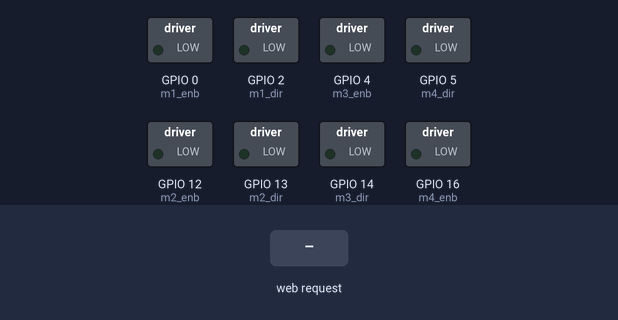
This sketch was run on a simulated ESP8266 (NodeMCU). Parts: switched loads named in the sketch (green lamp = pin HIGH). The test bench sets the inputs (shaded band).

Above: at 1.2 s.
1.3 s: HTTP request GET /forward received
At 1.8 s:
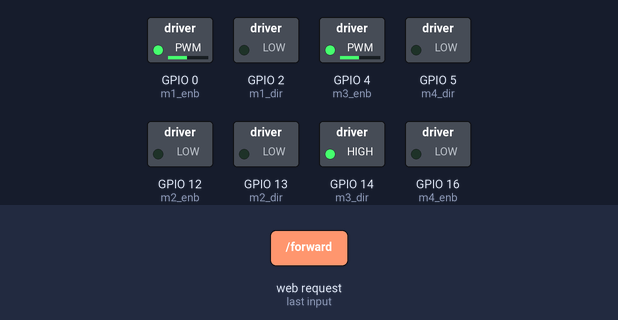
2.8 s: HTTP request GET /backward received
At 4.0 s:
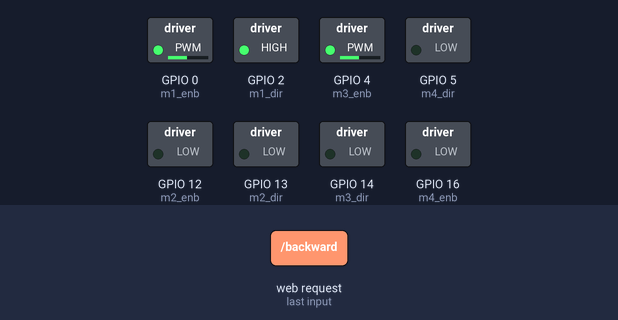
4.3 s: HTTP request GET /left received
At 5.2 s:
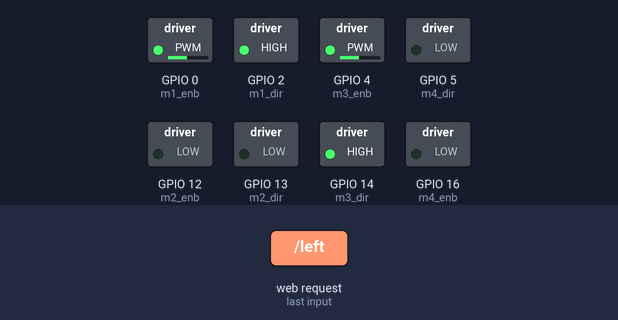
5.8 s: HTTP request GET /right received
At 6.4 s:
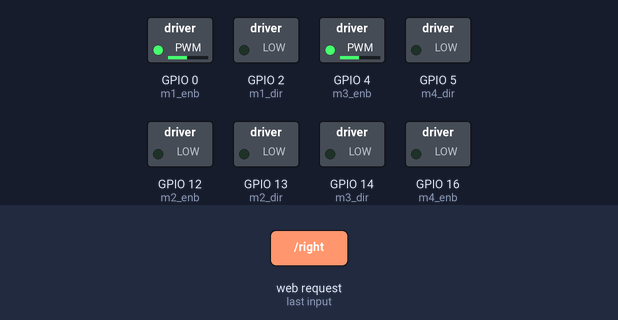
7.3 s: HTTP request GET /motorSecondOn received
At 8.5 s:
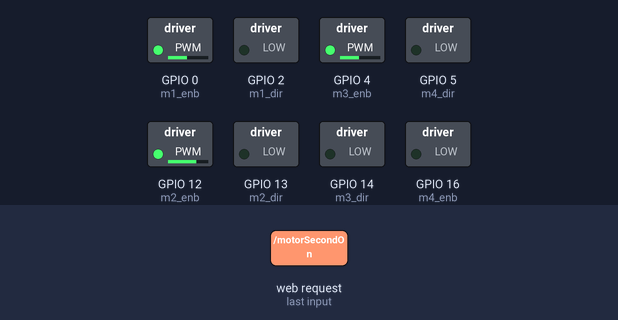
8.8 s: HTTP request GET /stop received
At 9.9 s:
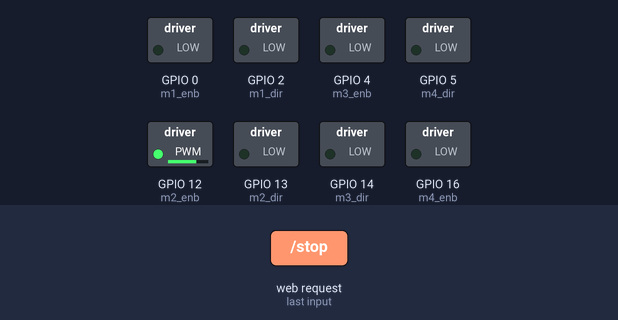
Timing chart, 0 to 11.3 s (numbered marks = the images above; inputs shaded):
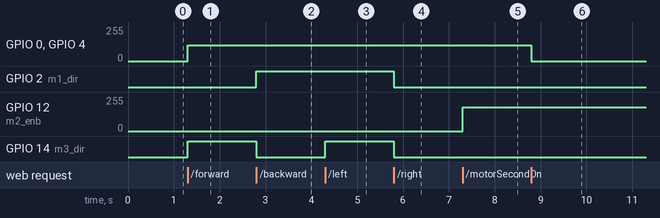

The sketch:

deTeamTen_wifiControl.ino
```cpp
#include <ESP8266WiFi.h>
#include <ESPAsyncWebServer.h>
#include <ESPAsyncTCP.h>

#ifndef APSSID
#if __has_include("secrets.h")
#include "secrets.h"
#else
#define APSSID "CHANGE_ME"
#define APPSK  "CHANGE_ME_1234"
#endif
#endif

/* Set these to your desired credentials. */
const char *ssid = APSSID; //APSSID
const char *password = APPSK; //APPSK

AsyncWebServer server(80);

int speed = 120; //PWM: 0~1023
int speedMotor2 = 180;
int speedMotor4 = 600;

// DC모터 드라이버 연결 핀
#define m1_dir  2 //gpio2, d9
#define m1_enb  0 //gpio0, d8
#define m2_dir  13 //gpio13, d7
#define m2_enb  12 //gpio12, d6
#define m3_dir  14 //gpio14, d5
#define m3_enb  4 //gpio4, d4
#define m4_dir  5 //gpio5, d3
#define m4_enb  16 //gpio16, d2

static int val1=2;
static int val2=2;
static int val3=2;
static int val4=2;

void updateMotors();
void m1_goForward(int nSpeed);
void m1_goBackward(int nSpeed);
void m1_stop();
void m2_goForward(int nSpeed);
void m2_goBackward(int nSpeed);
void m2_stop();
void m3_goForward(int nSpeed);
void m3_goBackward(int nSpeed);
void m3_stop();
void m4_goForward(int nSpeed);
void m4_goBackward(int nSpeed);
void m4_stop();

void setup() {
  WiFi.softAP(ssid, password);

  IPAddress myIP = WiFi.softAPIP();

  pinMode(m1_dir, OUTPUT); // m1_dir
  pinMode(m1_enb, OUTPUT); // m1_enb
  pinMode(m2_dir, OUTPUT); // m2_dir
  pinMode(m2_enb, OUTPUT); // m2_enb
  pinMode(m3_dir, OUTPUT); // m3_dir
  pinMode(m3_enb, OUTPUT); // m3_enb
  pinMode(m4_dir, OUTPUT); // m4_dir
  pinMode(m4_enb, OUTPUT); // m4_enb

  server.on("/", HTTP_GET, [](AsyncWebServerRequest *request) {
    String html = "<!DOCTYPE html><html><head><meta name=\"viewport\" content=\"width=device-width, initial-scale=1\">";
    html += "<title>TEAM10</title>";
    html += "<link rel=\"icon\" href=\"data:,\">";

    html += "<style>html { font-family: Helvetica; display: inline-block; margin: 0px auto; text-align: center;}";
    html += "body {width: 100vw;height: 100vh;display: flex;flex-direction: column;justify-content: space-around;align-items: center;}";
    html += ".button-grid {width: 100%;display: flex;flex-direction: row;justify-content: space-around;align-items: center;}";
    html += ".button-control {width: 220px;height: 220px;display: flex;flex-direction: column;align-items: center;}";
    html += ".buttonRow {height: 28%;flex: 1;}";
    html += "button {background-color: #4caf50;width: 20%;height: 90%;text-align: center;line-height: 90%;border: none;color: white;margin: 4px;padding: 10px 30px;}";
    html += ".button-onoff {height: 100%;display: flex;flex-direction: column;justify-content: space-between;align-items: center;}";
    html += ".button-onoff > span {width: 40%;height: 100%;text-align: center;}";
    html += ".motor2,.motor4 {width: 80px;height: 30px;padding: 4px;background-color: #415aff6b;font-weight: bolder;color: #d8d8d8;display: flex;flex-direction: row;justify-content: space-between;align-items: center;}";
    html += ".motor4 {background-color: #ff59009e;}";
    html += ".oN {color: #fff;}";
    html += ".oF {flex: 0.8;height: 100%;display: flex;align-items: center;justify-content: center;}";
    html += ".motor2 > .oN {background-color: #415aff;flex: 0.8;height: 100%;display: flex;align-items: center;justify-content: center;}";
    html += ".motor4 > .oN {background-color: #ff5900;flex: 0.8;height: 100%;display: flex;align-items: center;justify-content: center;}";
    html += "</style>";

    html += "<script>function sendRequest(url) { var xhr = new XMLHttpRequest(); xhr.open('GET', url, true); xhr.send(); }</script>";

    html += "<h4>Team10</h4>";
    html += "<div class='button-grid'>";
    html += "<div class='button-control'>";
    html += "<div class='buttonRow'>";
    html += "<div></div>";
    html += "<button class='button' onclick='sendRequest(\"/forward\")'>F</button>";
    html += "<div></div>";
    html += "</div>";
    html += "<div class='buttonRow'>";
    html += "<button class='button' onclick='sendRequest(\"/left\")'>L</button>";
    html += "<button class='button' onclick='sendRequest(\"/stop\")'>S</button>";
    html += "<button class='button' onclick='sendRequest(\"/right\")'>R</button>";
    html += "</div>";
    html += "<div class='buttonRow'>";
    html += "<div></div>";
    html += "<button class='button' onclick='sendRequest(\"/backward\")'>B</button>";
    html += "<div></div>";
    html += "</div>";
    html += "</div>";
    html += "<div class='button-onoff'>";
    html += "<div class='motor2'>";
    html += "<span class='oN' onclick='sendRequest(\"/motorSecondOn\")'>ON</span>";
    html += "<span class='oF' onclick='sendRequest(\"/motorSecondOFF\")'>OFF</span>";
    html += "</div>";
    html += "<div class='motor4'>";
    html += "<span class='oN' onclick='sendRequest(\"/motorFourthOn\")'>ON</span>";
    html += "<span class='oF' onclick='sendRequest(\"/motorFourthOFF\")'>OFF</span>";
    html += "</div>";
    html += "</div>";
    html += "</div>";
    html += "</body></html>";

    request->send(200, "text/html", html);
  });

  server.on("/forward", HTTP_GET, [](AsyncWebServerRequest *request) {
    val1 = 0;
    val3 = 1;
    updateMotors();
    request->send(200, "text/plain", "Forward");
  });

  server.on("/backward", HTTP_GET, [](AsyncWebServerRequest *request) {
    val1 = 1;
    val3 = 0;
    updateMotors();
    request->send(200, "text/plain", "Backward");
  });

  server.on("/left", HTTP_GET, [](AsyncWebServerRequest *request) {
    val1 = 1;
    val3 = 1;
    updateMotors();
    request->send(200, "text/plain", "Left");
  });

  server.on("/right", HTTP_GET, [](AsyncWebServerRequest *request) {
    val1 = 0;
    val3 = 0;
    updateMotors();
    request->send(200, "text/plain", "Right");
  });

  server.on("/stop", HTTP_GET, [](AsyncWebServerRequest *request) {
    val1 = 2;
    val3 = 2;
    updateMotors();
    request->send(200, "text/plain", "Stop");
  });

  server.on("/motorSecondOn", HTTP_GET, [](AsyncWebServerRequest *request) {
    val2 = 0;
    updateMotors();
    request->send(200, "text/plain", "motorSecondOn");
  });

  server.on("/motorSecondOFF", HTTP_GET, [](AsyncWebServerRequest *request) {
    val2 = 2;
    updateMotors();
    request->send(200, "text/plain", "motorSecondOFF");
  });
  server.on("/motorFourthOn", HTTP_GET, [](AsyncWebServerRequest *request) {
    val4 = 0;
    updateMotors();
    request->send(200, "text/plain", "motorFourthOn");
  });

  server.on("/motorFourthOFF", HTTP_GET, [](AsyncWebServerRequest *request) {
    val4 = 2;
    updateMotors();
    request->send(200, "text/plain", "motorFourthOFF");
  });


  updateMotors();
  server.begin();
}


void loop() {
  //null
}

void updateMotors() {
  if (val1 == 0) {
    m1_goForward(speed);
  } else if (val1 == 1) {
    m1_goBackward(speed);
  } else {
    m1_stop();
  }

  if (val2 == 0) {
    m2_goForward(speedMotor2);
  } else if (val2 == 1) {
    m2_goBackward(speedMotor2);
  } else {
    m2_stop();
  }

  if (val3 == 0) {
    m3_goForward(speed);
  } else if (val3 == 1) {
    m3_goBackward(speed);
  } else {
    m3_stop();
  }

  if (val4 == 0) {
    m4_goForward(speedMotor4);
  } else if (val4 == 1) {
    m4_goBackward(speedMotor4);
  } else {
    m4_stop();
  }
}

void m1_goForward(int nSpeed) {
  digitalWrite(m1_dir, LOW);
  analogWrite(m1_enb, nSpeed);
}

void m1_goBackward(int nSpeed) {
  digitalWrite(m1_dir, HIGH);
  analogWrite(m1_enb, nSpeed);
}

void m1_stop() {
  digitalWrite(m1_dir, LOW);
  analogWrite(m1_enb, 0);
}

void m2_goForward(int nSpeed) {
  digitalWrite(m2_dir, LOW);
  analogWrite(m2_enb, nSpeed);
}

void m2_goBackward(int nSpeed) {
  digitalWrite(m2_dir, HIGH);
  analogWrite(m2_enb, nSpeed);
}

void m2_stop() {
  analogWrite(m2_enb, 0);
}

void m3_goForward(int nSpeed) {
  digitalWrite(m3_dir, LOW);
  analogWrite(m3_enb, nSpeed);
}

void m3_goBackward(int nSpeed) {
  digitalWrite(m3_dir, HIGH);
  analogWrite(m3_enb, nSpeed);
}

void m3_stop() {
  analogWrite(m3_enb, 0);
}

void m4_goForward(int nSpeed) {
  digitalWrite(m4_dir, LOW);
  // GPIO16 does not support PWM on ESP8266, so treat enable as digital.
  digitalWrite(m4_enb, nSpeed > 0 ? HIGH : LOW);
}

void m4_goBackward(int nSpeed) {
  digitalWrite(m4_dir, HIGH);
  digitalWrite(m4_enb, nSpeed > 0 ? HIGH : LOW);
}

void m4_stop() {
  digitalWrite(m4_enb, LOW);
}
```

secrets.example.h
```cpp
#ifndef APSSID
#define APSSID "your-ap-ssid"
#endif

#ifndef APPSK
#define APPSK "your-ap-password"
#endif
```

Measured:
- after the input at 1.3 s, GPIO 0 (m1_enb), GPIO 4 (m3_enb): 0/255 → 120/255 at once; GPIO 14 (m3_dir): LOW → HIGH at once
- after the input at 2.8 s, GPIO 2 (m1_dir): LOW → HIGH at once; GPIO 14 (m3_dir): HIGH → LOW at once
- after the input at 4.3 s, GPIO 14 (m3_dir): LOW → HIGH at once
- after the input at 5.8 s, GPIO 2 (m1_dir), GPIO 14 (m3_dir): HIGH → LOW at once
- after the input at 7.3 s, GPIO 12 (m2_enb): 0/255 → 180/255 at once
- after the input at 8.8 s, GPIO 0 (m1_enb), GPIO 4 (m3_enb): 120/255 → 0/255 at once
